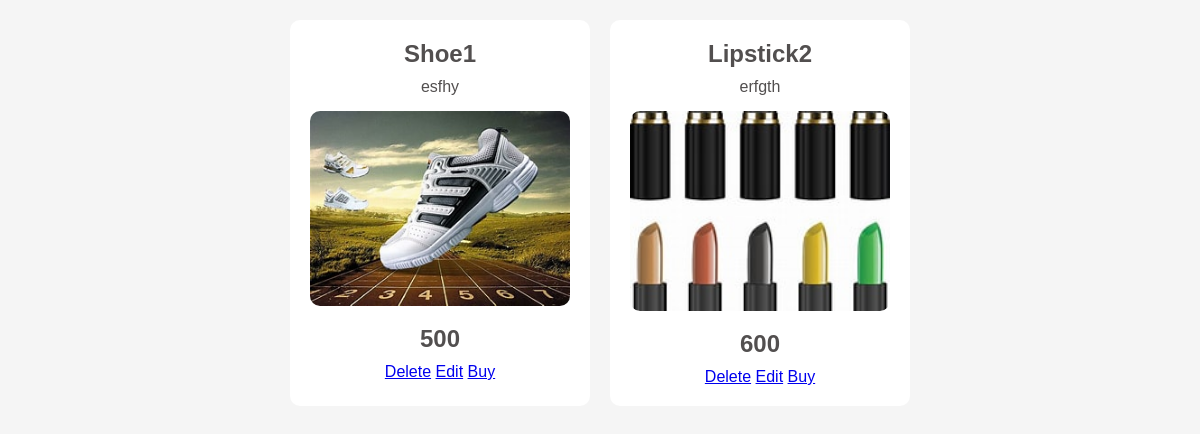
The app's page /viewcart (signed in), older data.
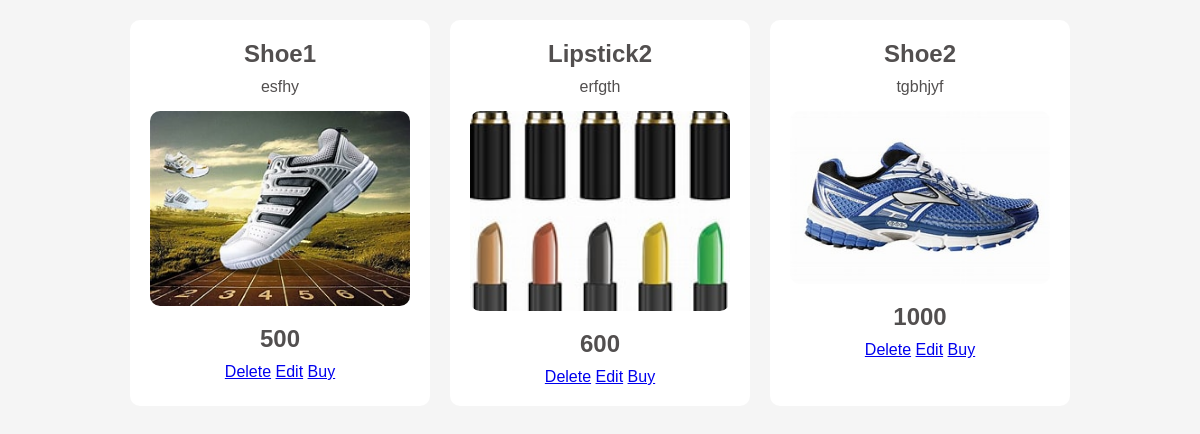
The same page, newer data.
### app/models.py (models this page shows)
class Cart(models.Model):
    product_id=models.ForeignKey(Product,on_delete=models.CASCADE)
    user_id=models.ForeignKey(User,on_delete=models.CASCADE)
    quantity=models.IntegerField(default=1,null=True,blank=True)

class Product(models.Model):
    product_id=models.ForeignKey(Company,on_delete=models.CASCADE)
    name=models.CharField(max_length=100)
    image=models.FileField(upload_to='media')
    description=models.CharField(max_length=100)
    price=models.IntegerField()

### app/views.py (the view)
# urls.py: path('viewcart',views.viewcart,name='viewcart'),
def viewcart(request):
    user = User.objects.get( user_id=request.user.id)
    data= Cart.objects.filter(user_id=user)
    return render(request, 'viewcart.html', {'data': data})

### templates/viewcart.html (shortened to what this page needs)
<!DOCTYPE html>
<html lang="en">
<head>
</head>
<body>
    <div class="container">
        {% for i in data %}
        <div class="card">
            <h2>{{ i.product_id.name }}</h2>
            <p>{{ i.product_id.description }}</p>
            <img class="image" src="{{ i.product_id.image.url }}" alt="" height="100px" width="100px">
            <h2>{{i.product_id.price}}</h2>
            <a href="{% url 'deletecart' id=i.id %}" class="delete">Delete</a>
            <a href="{% url 'editcart' id=i.id %}">Edit</a>
            <a href="{% url 'buyproduct' id=i.id %}">Buy</a>
        </div>
        {% endfor %}
    </div>
</body>
</html>

### templates/viewcart.html (style rules this page uses)
* { margin: 0; padding: 0; box-sizing: border-box; }
body { font-family: Arial, sans-serif; background-color: whitesmoke; display: flex; justify-content: center; align-items: center; flex-direction: column; }
.container { display: flex; flex-wrap: wrap; gap: 20px; justify-content: center; padding: 20px; }
.card { background-color: white; border-radius: 10px; width: 300px; padding: 20px; text-align: center; }
.image { width: 100%; height: auto; max-height: 200px; object-fit: cover; border-radius: 10px; margin-bottom: 15px; }
.card h2 { margin-bottom: 10px; color: rgb(82,79,79); }
.card p { color: rgb(82, 79, 79); margin-bottom: 15px; }

Row changes from the older to the newer data that the page shows:
added Cart: product_id.name "Shoe2", product_id.description "tgbhjyf", product_id.image (picture), product_id.price "1000"
